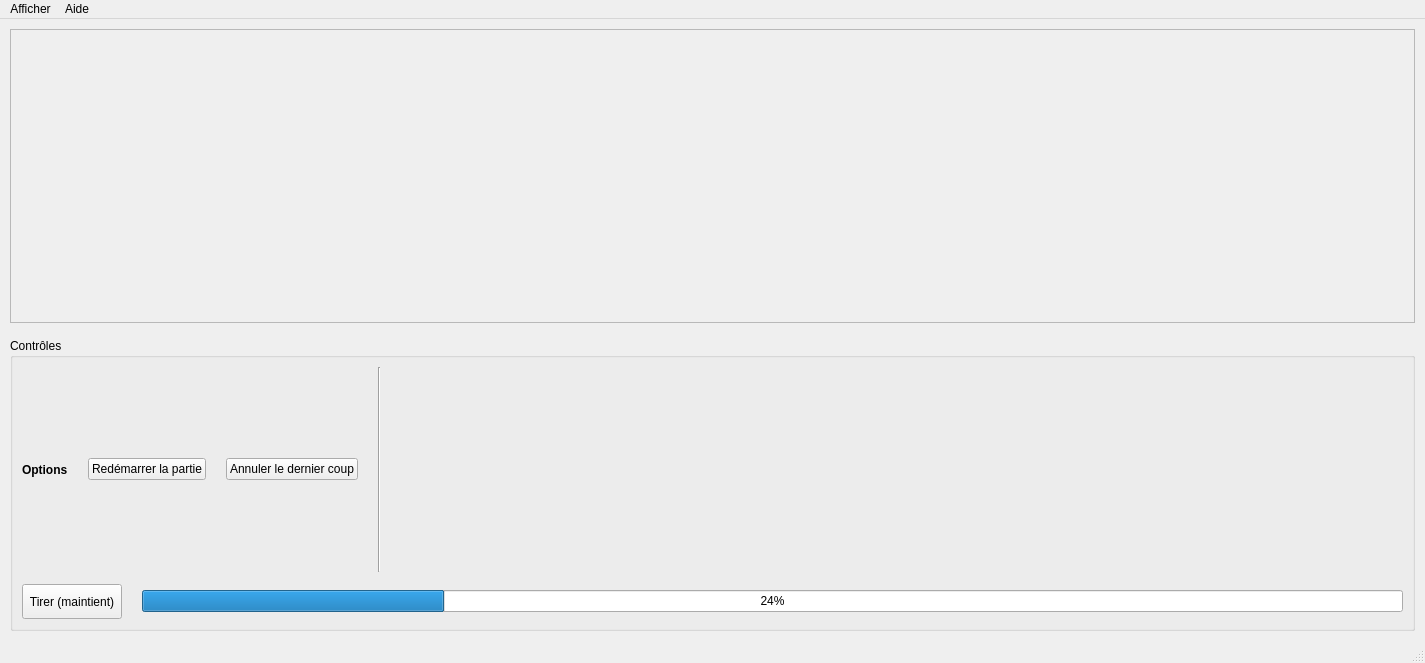
<?xml version="1.0" encoding="UTF-8"?>
<ui version="4.0">
 <class>MainWindow</class>
 <widget class="QMainWindow" name="MainWindow">
  <property name="geometry">
   <rect>
    <x>0</x>
    <y>0</y>
    <width>1425</width>
    <height>663</height>
   </rect>
  </property>
  <property name="windowTitle">
   <string>Éditeur de Graphes</string>
  </property>
  <widget class="QWidget" name="centralwidget">
   <layout class="QVBoxLayout" name="verticalLayout_main">
    <property name="spacing">
     <number>15</number>
    </property>
    <property name="leftMargin">
     <number>10</number>
    </property>
    <property name="topMargin">
     <number>10</number>
    </property>
    <property name="rightMargin">
     <number>10</number>
    </property>
    <property name="bottomMargin">
     <number>10</number>
    </property>
    <item>
     <widget class="QFrame" name="graphFrame">
      <property name="frameShape">
       <enum>QFrame::StyledPanel</enum>
      </property>
      <property name="frameShadow">
       <enum>QFrame::Raised</enum>
      </property>
      <layout class="QVBoxLayout" name="grapheLayout">
       <property name="spacing">
        <number>0</number>
       </property>
       <property name="leftMargin">
        <number>5</number>
       </property>
       <property name="topMargin">
        <number>5</number>
       </property>
       <property name="rightMargin">
        <number>5</number>
       </property>
       <property name="bottomMargin">
        <number>5</number>
       </property>
      </layout>
     </widget>
    </item>
    <item>
     <widget class="QGroupBox" name="controlGroupBox">
      <property name="title">
       <string>Contrôles</string>
      </property>
      <layout class="QVBoxLayout" name="controlLayout">
       <property name="spacing">
        <number>12</number>
       </property>
       <item>
        <layout class="QHBoxLayout" name="line1Layout">
         <property name="spacing">
          <number>20</number>
         </property>
         <item>
          <widget class="QLabel" name="graphLabel">
           <property name="styleSheet">
            <string>font-weight: 600;</string>
           </property>
           <property name="text">
            <string>Options</string>
           </property>
          </widget>
         </item>
         <item>
          <widget class="QPushButton" name="createButton">
           <property name="text">
            <string>Redémarrer la partie</string>
           </property>
          </widget>
         </item>
         <item>
          <widget class="QPushButton" name="deleteButton">
           <property name="text">
            <string>Annuler le dernier coup</string>
           </property>
          </widget>
         </item>
         <item>
          <widget class="Line" name="separator1">
           <property name="orientation">
            <enum>Qt::Vertical</enum>
           </property>
          </widget>
         </item>
         <item>
          <spacer name="spacer1">
           <property name="orientation">
            <enum>Qt::Horizontal</enum>
           </property>
           <property name="sizeHint" stdset="0">
            <size>
             <width>40</width>
             <height>20</height>
            </size>
           </property>
          </spacer>
         </item>
        </layout>
       </item>
       <item>
        <layout class="QHBoxLayout" name="line4Layout">
         <property name="spacing">
          <number>20</number>
         </property>
         <item>
          <widget class="QPushButton" name="pushButton">
           <property name="minimumSize">
            <size>
             <width>100</width>
             <height>35</height>
            </size>
           </property>
           <property name="text">
            <string>Tirer (maintient)</string>
           </property>
          </widget>
         </item>
         <item>
          <widget class="QProgressBar" name="progressBar">
           <property name="value">
            <number>24</number>
           </property>
          </widget>
         </item>
        </layout>
       </item>
      </layout>
     </widget>
    </item>
   </layout>
  </widget>
  <widget class="QMenuBar" name="menubar">
   <property name="geometry">
    <rect>
     <x>0</x>
     <y>0</y>
     <width>1425</width>
     <height>26</height>
    </rect>
   </property>
   <widget class="QMenu" name="menuAfficher">
    <property name="title">
     <string>Afficher</string>
    </property>
    <addaction name="actionAfficher_graphiques"/>
   </widget>
   <widget class="QMenu" name="menuAide">
    <property name="title">
     <string>Aide</string>
    </property>
   </widget>
   <addaction name="menuAfficher"/>
   <addaction name="menuAide"/>
  </widget>
  <widget class="QStatusBar" name="statusbar"/>
  <action name="actionAfficher_graphiques">
   <property name="text">
    <string>Afficher graphiques</string>
   </property>
  </action>
 </widget>
 <resources/>
 <connections/>
</ui>
